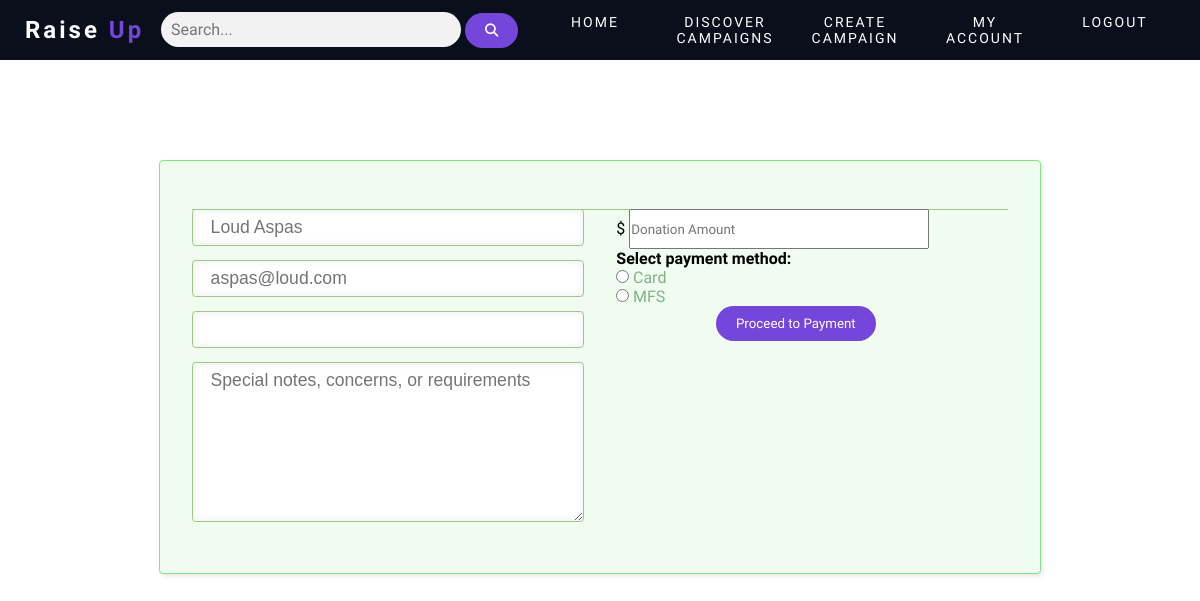
Before: /paymentform.php (signed in) with the older database file.
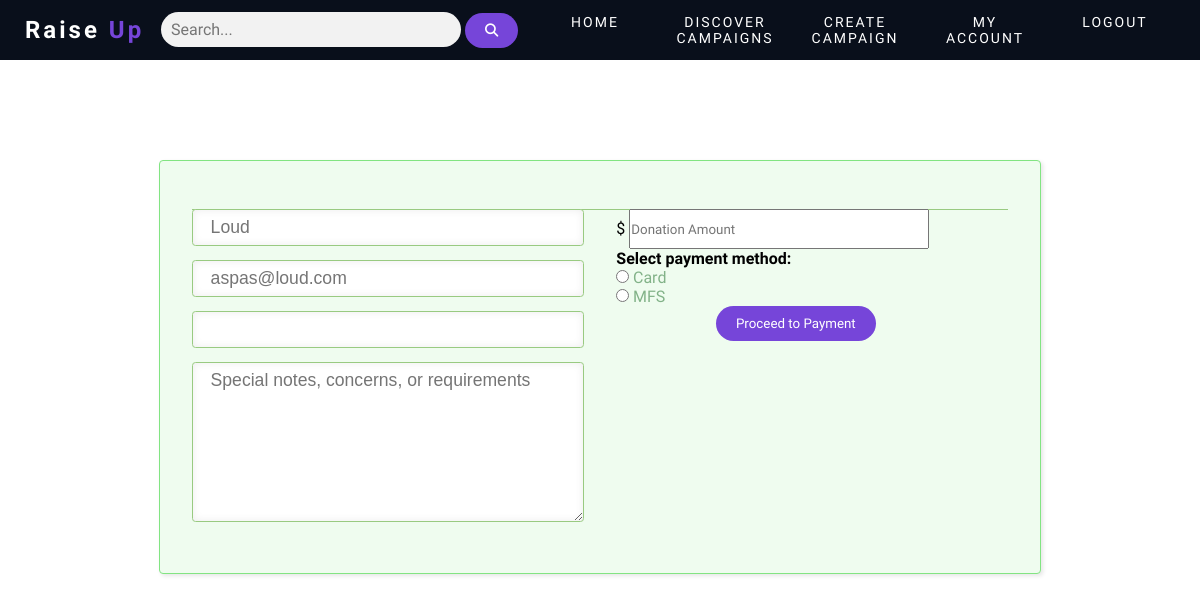
After: the same page with the newer database file.
### tables this page shows
CREATE TABLE `user_info` (
  `id` int(11) NOT NULL,
  `name` varchar(50) NOT NULL,
  `username` varchar(25) NOT NULL,
  `email` varchar(50) NOT NULL,
  `password` varchar(20) NOT NULL,
  `roleID` int(1) NOT NULL,
  `organization` varchar(50) DEFAULT NULL,
  `address` varchar(200) DEFAULT NULL
);

### paymentform.php (the view, shortened to what this page needs)
<?php
require 'config.php';
    $userID = $_SESSION["id"];
    $sql = "SELECT * FROM user_info WHERE id = '$userID'";
$result = mysqli_query($conn, $sql);
$userDetails = mysqli_fetch_assoc($result);
?>
<!DOCTYPE html>
<html>
<head>
</head>
<body>
	   <?php include('header-footer/headeruser.php'); ?>
			<div class="landing-page"><div class="form-appointment"><div class="wpcf7" id="wpcf7-f560-p590-o1">
	                <form class = "form" method="POST">
			<div class="group">
			<div style="width: 48%; float: left;">
			<span class="wpcf7-form-control-wrap text-680"><input type="text" name="text-680" value="" size="45" class="wpcf7-form-control wpcf7-text wpcf7-validates-as-required" aria-required="true" placeholder="<?php  echo htmlspecialchars($userDetails['name']); ?>"></span><br>
			<span class="wpcf7-form-control-wrap email-680"><input type="email" name="email-680" value="" size="45" class="wpcf7-form-control wpcf7-text wpcf7-email wpcf7-validates-as-required wpcf7-validates-as-email" aria-required="true" placeholder="<?php  echo htmlspecialchars($userDetails['email']); ?>"></span><br>
			<span class="wpcf7-form-control-wrap tel-630"><input type="tel" name="tel-630" value="" size="45" class="wpcf7-form-control wpcf7-text wpcf7-tel wpcf7-validates-as-required wpcf7-validates-as-tel" aria-required="true" placeholder="<?php  echo htmlspecialchars($userDetails['phone']); ?>"></span><br>
			<span class="wpcf7-form-control-wrap textarea-398"><textarea name="textarea-398" cols="40" rows="10" class="wpcf7-form-control wpcf7-textarea" placeholder="Special notes, concerns, or requirements"></textarea></span></div>
			<div style="width: 48%; float: right;">
				<span class="wpcf7-form-control-wrap donation-amount">
    <span class="currency">$</span>
    <input type="number" min = "0" name="donationAmount" value="" size="45" class="wpcf7-form-control wpcf7-number wpcf7-validates-as-required" aria-required="true" placeholder="Donation Amount" style="height: 40px; width: 300px;">
</span><br>
			<h4>Select payment method: </h4>
			<p><span class="wpcf7-form-control-wrap radio-98"><span class="wpcf7-form-control wpcf7-radio"><span class="wpcf7-list-item"><label>
				<input type="radio" name="radio-98" value="Card">&nbsp;<span class="wpcf7-list-item-label">Card</span></label></span><span class="wpcf7-list-item"><label>
					<input type="radio" name="radio-98" value="MFS">&nbsp;<span class="wpcf7-list-item-label">MFS</span></label></span></span></span></p>
			</div>
			<div style="text-align: center; padding-top: 2em; border-top: 1px solid rgb(153, 202, 129); margin-top: 1em;" class="mt-5 text-right"><button class="btn btn-primary profile-button" type='submit' name="nextscene">Proceed to Payment</button></div>
			  <div class="wpcf7-response-output wpcf7-display-none"></div></form></div></div></div>
</body>
</html>

### header-footer/headeruser.php (shortened to what this page needs)
<!DOCTYPE html>
<html>
<head>
</head>
<body>
	<div class="wrapper2">
		<div class="navbar">
			<div class="inner_navbar">
				<div class="logo">
					<a href="homepage.php">Raise <span>Up</span></a>
				</div>
				<div class="search-container">
<form action="discovercampaigns.php" method="get">
<input type="text" name="searchTerm" placeholder="Search...">
						<button type="submit"><i class="fa fa-search"></i></button>
					</form>
				</div>
				<div class="menu">
					<ul>
						<li><a href="homepage.php" class="active">Home &nbsp;&nbsp;&nbsp;&nbsp;&nbsp;&nbsp;&nbsp;&nbsp;&nbsp;&nbsp;</a></li>
						<li><a href="discovercampaigns.php">Discover Campaigns</a></li>
						<li><a href="campaigncreation.php">Create Campaign</a></li>
						<li><a href="profile.php">My Account</a></li>
						<li><a href="logout.php">Logout &nbsp;&nbsp;&nbsp;&nbsp;&nbsp;&nbsp;&nbsp;&nbsp;&nbsp;&nbsp;</a></li>
					</ul>
				</div>
			</div>
		</div>
	</div>
</body>
</html>

### paymentform.php (style rules this page uses)
.group:after { content: ""; display: block; clear: both; }
.landing-page { width: 882px; margin: 100px auto 0; }
.landing-page *, .landing-page *:before, .landing-page *:after { -webkit-box-sizing: border-box; -moz-box-sizing: border-box; box-sizing: border-box; }
.form-appointment { padding: 2em; background-color: rgb(239, 252, 239); border-radius: 4px; border: 1px solid rgb(130, 228, 130); box-shadow: 2px 2px 4px 0px rgba(0, 0, 0, 0.1); font-family: 'PT Sans', Arial, sans-serif; margin: 20px auto; }
.form-appointment input[type=text], .form-appointment input[type=email], .form-appointment input[type=tel], .form-appointment textarea { border: 1px solid rgb(153, 202, 129); border-radius: .2em; font-family: 'PT Sans', Arial, sans-serif; font-size: 1.1em; padding: .4em 1em; margin: 0 0 .8em; width: 100%; box-shadow: 0 0 8px rgba(0,0,0,.08) inset; }
.form-appointment input[type=text], .form-appointment input[type=email], .form-appointment input[type=tel], .form-appointment input[type=submit], .form-appointment textarea { -webkit-transition: all .2s ease-in-out; -moz-transition: all .2s ease-in-out; transition: all .2s ease-in-out; }
.form-appointment textarea { height: 160px; }
.form-appointment .wpcf7-list-item-label { color: rgb(130, 178, 136); }
span.wpcf7-list-item { display: block; margin-left: -.02em; }

### header-footer/headeruser.php (style rules this page uses)
* { margin: 0; padding: 0; font-family: 'Ubuntu', sans-serif; text-decoration: none; box-sizing: border-box; list-style: none; }
.navbar { width: 100%; height: 60px; background: #090f1b; padding: 0 25px; left: 0; }
.navbar .inner_navbar { display: flex; align-items: center; justify-content: space-between; width: 100%; height: 100%; }
.navbar .logo a { font-weight: 700; font-size: 24px; letter-spacing: 3px; color: #fff; }
.navbar .logo a span { color: #7645d9; }
.navbar .menu ul { display: flex; }
.navbar .menu ul li a { width: 120px; margin-right: 10px; display: block; text-align: center; padding: 10px; border-radius: 25px; color: #fff; text-transform: uppercase; font-size: 14px; letter-spacing: 2px; transition: all 0.2s ease; }
.navbar .menu ul li:last-child a { margin-right: 0; }
button[type=submit] { background-color: #7645d9; color: white; padding: 10px 20px; border: none; border-radius: 20px; cursor: pointer; transition: background-color 0.4s ease-in-out; }
.search-container input[type="text"] { width: 300px; height: 35px; padding: 10px; font-size: 16px; border: none; border-radius: 20px; background-color: #f2f2f2; }

Changed rows visible on the page:
changed user_info "aspas@loud.com": text-680 "Loud Aspas" → "Loud"
